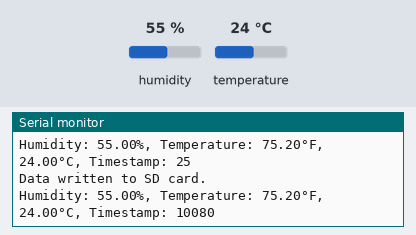
Bench run of a sketch on a simulated Arduino Uno, built with avr-gcc and run on an emulated ATmega328P. Parts: the last lines printed to the serial monitor. The inputs (shaded band) are chosen by the test bench; at power-on: humidity 55 %, temperature 24 °C. Storage starts empty.

Above: at 10.8 s.
10.9 s: humidity set to 22 %
At 20.7 s:
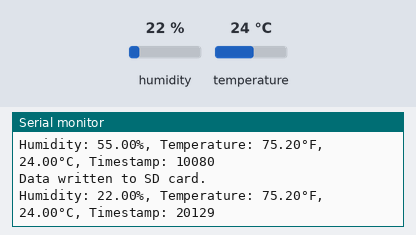
20.9 s: temperature set to 12 °C
At 30.7 s:
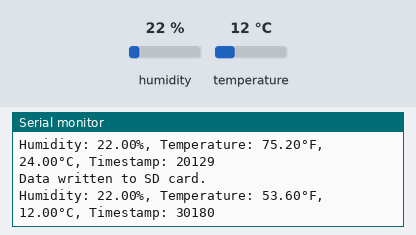
30.9 s: humidity set to 40 %
At 40.9 s:
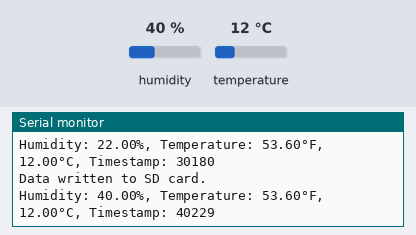
Timing chart, 0 to 42.4 s (numbered marks = the images above; inputs shaded):
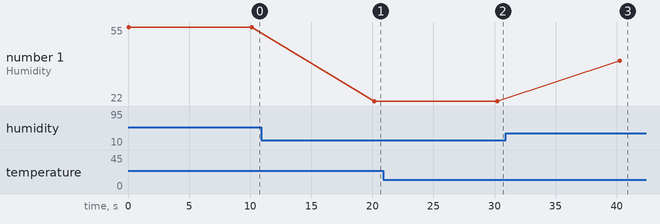

The sketch:

Temperature_and_Humidity_Monitoring_System.ino
```cpp
#include <SPI.h>
#include <SD.h>
#include "DHT.h"

#define DHTPIN A5
#define DHTTYPE DHT22 // Change to DHT22 if you're using that sensor
#define CSPIN 4       // Chip select pin for the SD card

DHT dht(DHTPIN, DHTTYPE);
File myFile;

void setup() {
  Serial.begin(9600);
  dht.begin();
  Serial.print("Initializing SD card...");
  if (!SD.begin(CSPIN)) {
    Serial.println("Initialization failed!");
    return;
  }
  Serial.println("Initialization done.");
}

void loop() {
  float humidity = dht.readHumidity();
  float temperatureC = dht.readTemperature();
  float temperatureF = dht.readTemperature(true);

  if (isnan(humidity) || isnan(temperatureC) || isnan(temperatureF)) {
    Serial.println("Failed to read from DHT sensor!");
    return;
  }

  long timestamp = millis();

  myFile = SD.open("dataLog.txt", FILE_WRITE);
  if (myFile) {
    myFile.print("Humidity: ");
    myFile.print(humidity);
    myFile.print("%, Temperature: ");
    myFile.print(temperatureF);
    myFile.print("°F, ");
    myFile.print(temperatureC);
    myFile.print("°C, Timestamp: ");
    myFile.println(timestamp);
    myFile.close();
    Serial.println("Data written to SD card.");
  } else {
    Serial.println("Error opening file!");
  }

  Serial.print("Humidity: ");
  Serial.print(humidity);
  Serial.print("%, Temperature: ");
  Serial.print(temperatureF);
  Serial.print("°F, ");
  Serial.print(temperatureC);
  Serial.print("°C, Timestamp: ");
  Serial.println(timestamp);

  delay(10000); // Wait for 2 seconds before the next reading
}
```

Measured:
- after the input at 10.9 s, the serial monitor: prints a new line after 9.3 s (image 1)
- after the input at 20.9 s, the serial monitor: prints a new line after 9.3 s (image 2)
- after the input at 30.9 s, the serial monitor: prints a new line after 9.4 s (image 3)
- plotted number 1: 55 → 22 after the input at 10.9 s, 22 → 40 after the input at 30.9 s
